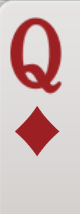
#> input picture phone_crops/hand/shot_001_c16_x1913.png, 80 x 214 px; its folder holds only this picture in this run
$ python check_hand_tpls.py
#> lines starting #> are read from the running program, lines starting #| are printed output that depends on the picture; after the words box and inside, x2 and y2 are one past the last pixel; in counts of white or black regions, pixels touching at a corner belong together
### recognize_fiftyk.py
# -*- coding: utf-8 -*-
"""
微乐五十K 记牌器 · 识别与牌账（PC 样本验证版）

管线：整帧 → 手牌区/中央出牌区 → 字形锚定切牌 → 归一化 NCC 分类 → 牌账累积
牌账：两副牌 108 张 = 54 类 × 2（王 JK ×4）；已见 = 当前手牌 + 累计中央出牌；
      剩余 = 基数 − 已见；5/10/K 为分牌。

用法：
  python recognize_fiftyk.py --image samples\\xxx\\frame_0100_xxx.png     # 单帧调试（出标注图）
  python recognize_fiftyk.py --dir samples\\pc_20260926_004419            # 整目录回放统计
  python recognize_fiftyk.py --dir ... --save-unknown                     # 保存低置信度裁剪供补标注
"""
import argparse
import os
from collections import Counter

import cv2
import numpy as np

ROOT = os.path.dirname(os.path.abspath(__file__))
HAND_TPL_DIR = os.path.join(ROOT, "templates", "hand")
CTR_TPL_DIR = os.path.join(ROOT, "templates", "center")
UNKNOWN_DIR = os.path.join(ROOT, "templates", "unknown")

HAND_SIZE = (42, 130)   # 手牌角标归一化尺寸
CTR_SIZE = (46, 111)    # 中央牌角标归一化尺寸
BAND_TOP = 453          # 手牌区牌顶 y（1162x697 窗口）
TABLE_Y = (100, 448)    # 中央出牌区 y 范围
ACCEPT = 0.60           # 分类置信度阈值（手牌）
CTR_ACCEPT = 0.75       # 中央区计数阈值：真牌最低~0.79（星标），人像残条最高~0.61
SCALE_LADDER = (0.8, 0.9, 1.0, 1.1, 1.25, 1.4)   # 模板匹配尺度阶梯

RANKS = ["3", "4", "5", "6", "7", "8", "9", "T", "J", "Q", "K", "A", "2", "JK"]
SUITS = ["S", "H", "C", "D"]
SUIT_CN = {"S": "黑", "H": "红", "C": "梅", "D": "方"}
SCORED = {"5", "T", "K"}   # 分牌
BASE = {r: (4 if r == "JK" else 2) for r in RANKS}  # 每类张数（2副牌）


def imread_cn(p):
#> called with p = 'templates/hand/shot_001_c16_x1913.png'
    return cv2.imdecode(np.fromfile(p, dtype=np.uint8), cv2.IMREAD_COLOR)
#> returned value is the input picture: shape (214, 80, 3); mean B, G, R 185.9, 186.5, 209.8


def save_cn(p, img):
    ok, buf = cv2.imencode(os.path.splitext(p)[1], img)
    if ok:
        buf.tofile(p)


# [393 lines left out: functions _letter_h, _trim_top_band, load_templates, classify, find_glyph_clusters, detect_card_top and 4 more, not called in this run]


SEAT_NAMES = ("对", "上", "下", "我")
_RANK_IDX = {r: i for i, r in enumerate(RANKS)}


# [22 lines left out: functions fmt_card, multiset, fmt_class, not called in this run]


class Ledger:
    """实时牌账状态机：单帧检出 → 去抖 → 换轮检测 → 累计出牌。

    与 main --dir 回放循环同逻辑（回放#5 验证版），供实时 GUI 复用。
    process_frame 每帧调用一次：传入 extract_hand / extract_center 的检出，
    返回 (手牌花色计数, 手牌星标, gained, gained_star, new_game)。
    """

    # [14 lines left out: function __init__, not called in this run]

    def reset(self):
        self.__init__()

    # [106 lines left out: function process_frame, not called in this run]

    def seen(self, hs, ht):
        """当前已见 = 手牌快照 + 累计出牌"""
        return hs + self.played, ht + self.played_star


# [110 lines left out: functions render_ledger, annotate, main, not called in this run]


import sys

# [2 lines that do not run on import are left out]

### check_hand_tpls.py
# -*- coding: utf-8 -*-
"""手牌模板全量拼图（3×），供花色错标核对"""
import os
import cv2
import numpy as np
import recognize_fiftyk as rf

tiles = []
for fn in sorted(os.listdir(rf.HAND_TPL_DIR)):
    if not fn.endswith(".png"):
        continue
    img = rf.imread_cn(os.path.join(rf.HAND_TPL_DIR, fn))
    if img is None:
        continue
    t = cv2.resize(img, None, fx=3, fy=3, interpolation=cv2.INTER_NEAREST)
    t = cv2.copyMakeBorder(t, 20, 4, 4, 4, cv2.BORDER_CONSTANT, value=(40, 40, 40))
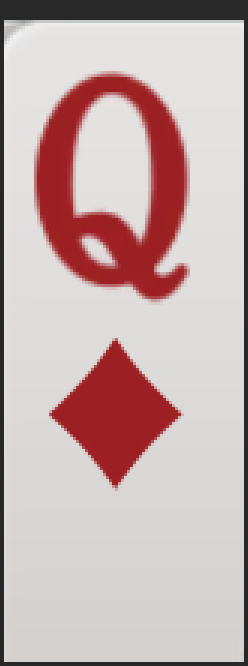
#> t: shape (666, 248, 3); mean B, G, R 176.1, 176.7, 198.4
    cv2.putText(t, fn[:-4], (4, 15), cv2.FONT_HERSHEY_SIMPLEX, 0.42, (0, 255, 255), 1)
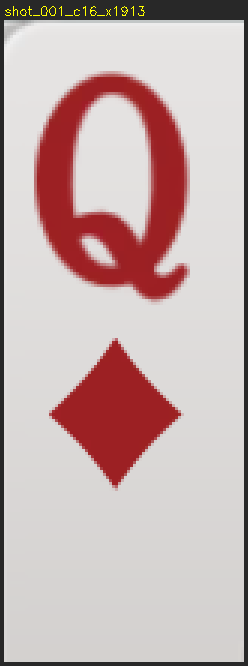
#> t: shape (666, 248, 3); 0.17% of pixels changed, all inside (x1, y1, x2, y2) = (5, 6, 145, 16)
    tiles.append(t)
per = 12
tw = max(t.shape[1] for t in tiles)
#> tw = 248
th = max(t.shape[0] for t in tiles)
#> th = 666
rows = []
for i in range(0, len(tiles), per):
    row = tiles[i:i + per]
    m = np.zeros((th, sum(t.shape[1] for t in row) + 4 * len(row), 3), np.uint8)
    x = 0
    for t in row:
        m[:t.shape[0], x:x + t.shape[1]] = t
        x += t.shape[1] + 4
    rows.append(m)
#> this loop made 1 pass
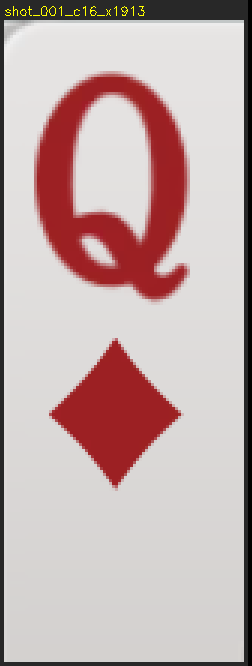
#> m: shape (666, 252, 3); mean B, G, R 173.3, 174.2, 195.6
#> after the loop, rows = 1 item
w = max(r.shape[1] for r in rows)
#> w = 252
m = np.zeros((sum(r.shape[0] + 4 for r in rows), w, 3), np.uint8)
y = 0
for r in rows:
    m[y:y + r.shape[0], :r.shape[1]] = r
    y += r.shape[0] + 4
#> this loop made 1 pass
#> y on pass 1: 670
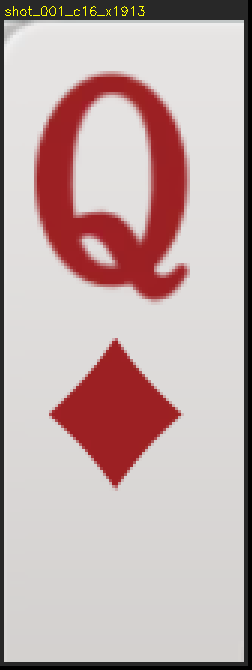
#> m: shape (670, 252, 3); mean B, G, R 172.2, 173.2, 194.4
#> after the loop, y = 670
rf.save_cn("check_hand_tpls.png", m)
print(f"共 {len(tiles)} 张模板 -> check_hand_tpls.png")
#| 共 1 张模板 -> check_hand_tpls.png

$ run again, on phone_crops/hand/shot_002_c11_x1099.png
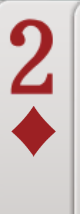
#> input picture phone_crops/hand/shot_002_c11_x1099.png, 80 x 214 px
#> in imread_cn, returned value is the input picture: shape (214, 80, 3); mean B, G, R 188.6, 189.3, 209.6
#> `cv2.putText(t, fn[:-4], (4, 15), cv2.FONT_HERSHEY_SIMPLEX, 0.42, (0, 2..`:
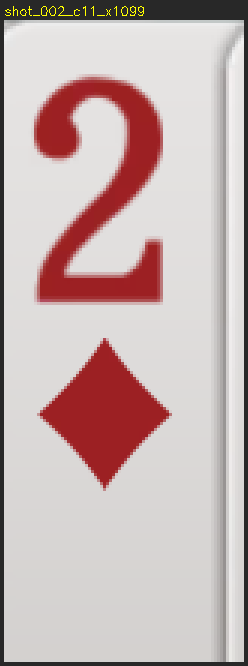
#> t: shape (666, 248, 3); mean B, G, R 178.5, 179.6, 198.6
#> tw = 248
#> th = 666
#> the loop `for i in range(0, len(tiles), per):` made 1 pass
#> after the loop `for i in range(0, len(tiles), per):`: rows = 1 item
#> w = 252
#> the loop `for r in rows:` made 1 pass
#> y on pass 1: 670
#> after the loop `for r in rows:`:
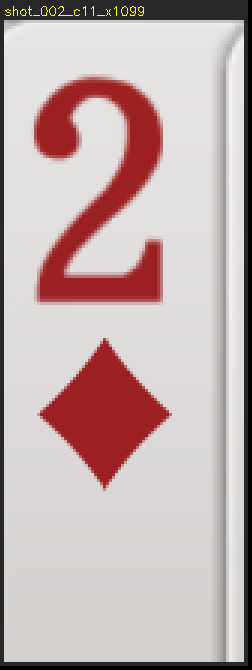
#> m: shape (670, 252, 3); mean B, G, R 174.6, 175.7, 194.3
#> after the loop `for r in rows:`: y = 670
#| 共 1 张模板 -> check_hand_tpls.png

$ run again, on phone_crops/hand/shot_002_c14_x1338.png
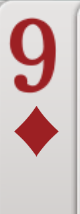
#> input picture phone_crops/hand/shot_002_c14_x1338.png, 80 x 214 px
#> in imread_cn, returned value is the input picture: shape (214, 80, 3); mean B, G, R 186.5, 187.1, 208.7
#> `cv2.putText(t, fn[:-4], (4, 15), cv2.FONT_HERSHEY_SIMPLEX, 0.42, (0, 2..`:
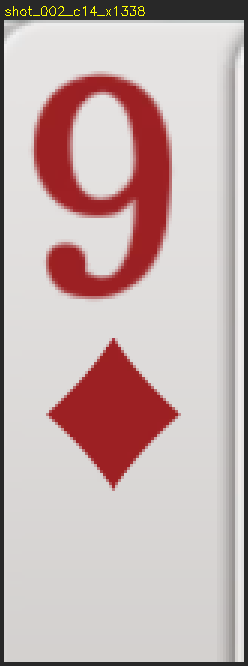
#> t: shape (666, 248, 3); mean B, G, R 176.6, 177.6, 197.8
#> tw = 248
#> th = 666
#> the loop `for i in range(0, len(tiles), per):` made 1 pass
#> after the loop `for i in range(0, len(tiles), per):`: rows = 1 item
#> w = 252
#> the loop `for r in rows:` made 1 pass
#> y on pass 1: 670
#> after the loop `for r in rows:`:
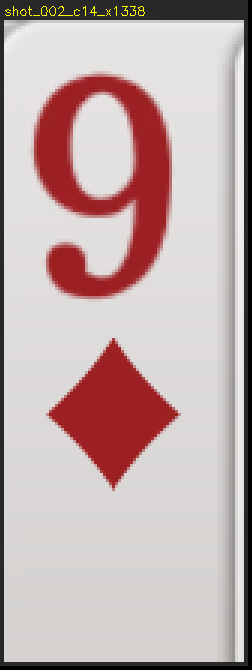
#> m: shape (670, 252, 3); mean B, G, R 172.7, 173.8, 193.5
#> after the loop `for r in rows:`: y = 670
#| 共 1 张模板 -> check_hand_tpls.png

$ run again, on phone_crops/hand/shot_002_c16_x1504.png
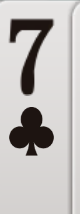
#> input picture phone_crops/hand/shot_002_c16_x1504.png, 80 x 214 px
#> in imread_cn, returned value is the input picture: shape (214, 80, 3); mean B, G, R 186.5, 188, 191.3
#> `cv2.putText(t, fn[:-4], (4, 15), cv2.FONT_HERSHEY_SIMPLEX, 0.42, (0, 2..`:
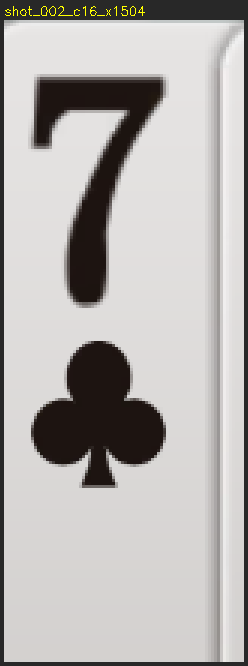
#> t: shape (666, 248, 3); mean B, G, R 176.6, 178.5, 181.6
#> tw = 248
#> th = 666
#> the loop `for i in range(0, len(tiles), per):` made 1 pass
#> after the loop `for i in range(0, len(tiles), per):`: rows = 1 item
#> w = 252
#> the loop `for r in rows:` made 1 pass
#> y on pass 1: 670
#> after the loop `for r in rows:`:
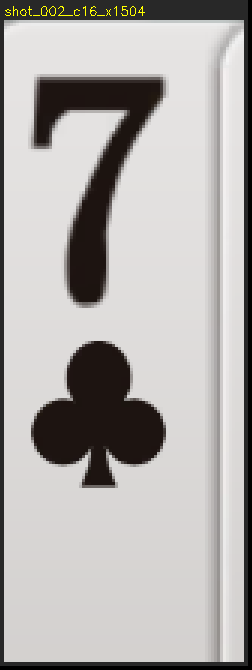
#> m: shape (670, 252, 3); mean B, G, R 172.7, 174.6, 177.6
#> after the loop `for r in rows:`: y = 670
#| 共 1 张模板 -> check_hand_tpls.png
